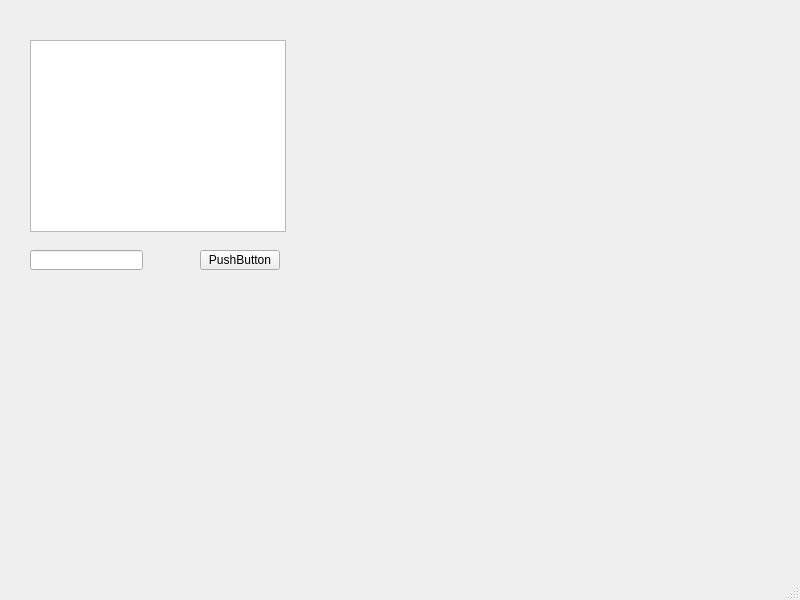
<?xml version="1.0" encoding="UTF-8"?>
<ui version="4.0">
 <class>MainWindow</class>
 <widget class="QMainWindow" name="MainWindow">
  <property name="geometry">
   <rect>
    <x>0</x>
    <y>0</y>
    <width>800</width>
    <height>600</height>
   </rect>
  </property>
  <property name="windowTitle">
   <string>MainWindow</string>
  </property>
  <widget class="QWidget" name="centralwidget">
   <widget class="QTextBrowser" name="textBrowser">
    <property name="geometry">
     <rect>
      <x>30</x>
      <y>40</y>
      <width>256</width>
      <height>192</height>
     </rect>
    </property>
   </widget>
   <widget class="QLineEdit" name="lineEdit">
    <property name="geometry">
     <rect>
      <x>30</x>
      <y>250</y>
      <width>113</width>
      <height>20</height>
     </rect>
    </property>
   </widget>
   <widget class="QPushButton" name="pushButton">
    <property name="geometry">
     <rect>
      <x>200</x>
      <y>250</y>
      <width>80</width>
      <height>20</height>
     </rect>
    </property>
    <property name="text">
     <string>PushButton</string>
    </property>
   </widget>
  </widget>
  <widget class="QMenuBar" name="menubar">
   <property name="geometry">
    <rect>
     <x>0</x>
     <y>0</y>
     <width>800</width>
     <height>22</height>
    </rect>
   </property>
  </widget>
  <widget class="QStatusBar" name="statusbar"/>
 </widget>
 <resources/>
 <connections/>
</ui>
